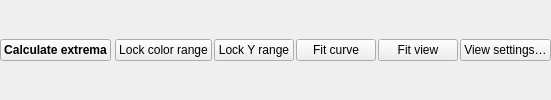
<?xml version="1.0" encoding="UTF-8"?>
<ui version="4.0">
 <class>WorkspaceActions</class>
 <widget class="QWidget" name="WorkspaceActions">
  <layout class="QHBoxLayout" name="tab_actions_layout">
   <property name="leftMargin">
    <number>0</number>
   </property>
   <property name="topMargin">
    <number>0</number>
   </property>
   <property name="rightMargin">
    <number>0</number>
   </property>
   <property name="bottomMargin">
    <number>0</number>
   </property>
   <property name="spacing">
    <number>2</number>
   </property>
   <item>
    <widget class="QPushButton" name="extrema_button">
     <property name="font">
      <font>
       <bold>true</bold>
      </font>
     </property>
     <property name="text">
      <string>Calculate extrema</string>
     </property>
    </widget>
   </item>
   <item>
    <widget class="VerticalSeparator" name="tab_actions_separator" />
   </item>
   <item>
    <widget class="QPushButton" name="color_lock_button">
     <property name="text">
      <string>Lock color range</string>
     </property>
     <property name="checkable">
      <bool>true</bool>
     </property>
    </widget>
   </item>
   <item>
    <widget class="QPushButton" name="profile_y_lock_button">
     <property name="text">
      <string>Lock Y range</string>
     </property>
    </widget>
   </item>
   <item>
    <widget class="QPushButton" name="profile_fit_button">
     <property name="text">
      <string>Fit curve</string>
     </property>
    </widget>
   </item>
   <item>
    <widget class="QPushButton" name="spatial_fit_button">
     <property name="text">
      <string>Fit view</string>
     </property>
    </widget>
   </item>
   <item>
    <widget class="QPushButton" name="view_settings_button">
     <property name="text">
      <string>View settings…</string>
     </property>
    </widget>
   </item>
  </layout>
 </widget>
 <customwidgets>
  <customwidget>
   <class>VerticalSeparator</class>
   <extends>QFrame</extends>
   <header>.qt_widgets</header>
  </customwidget>
 </customwidgets>
 <resources />
 <connections />
</ui>
